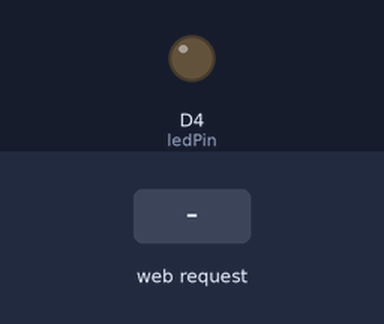
A sketch run on a simulated ESP8266 (NodeMCU). Shown: output pins drawn as LEDs (lit = HIGH). The inputs (shaded band) are chosen by the test bench. WiFi joins after 1.5 s; servers stay silent unless stated; what the sketch prints to the serial monitor is not drawn.

Above: at 2.7 s.
2.8 s: HTTP request GET /LED=OFF received
At 3.6 s:
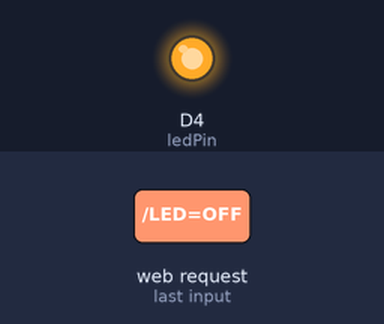
4.3 s: HTTP request GET /LED=ON received
At 4.8 s:
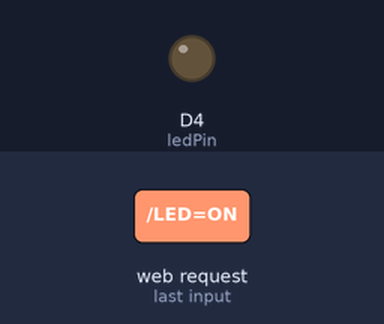
Timing chart, 0 to 7.3 s (numbered marks = the images above; inputs shaded):
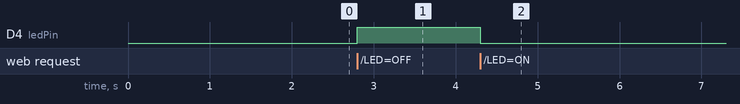

Measured:
- after the input at 2.8 s, D4 (ledPin): LOW → HIGH at once
- after the input at 4.3 s, D4 (ledPin): HIGH → LOW at once

The sketch:

arduino_json_example.ino
```cpp
#include <ESP8266WiFi.h>

const char* ssid = "<WIFI SSID>";
const char* password = "WIFI PW!";
int val = 0;

int ledPin = D4;
WiFiServer server(80);

void setup() {
  Serial.begin(115200);
  delay(10);
  pinMode(ledPin, OUTPUT);
  digitalWrite(ledPin, LOW);

  // Mit Wifi verbinden
  Serial.print("Verbinden mit: ");
  Serial.println(ssid);
  WiFi.begin(ssid, password);

  while (WiFi.status() != WL_CONNECTED) {
    delay(500);
    Serial.print(".");
  }
  Serial.println("");
  Serial.println("WiFi verbunden");

  // Start des Servers
  server.begin();
  Serial.println("Server gestartet");

  // Print the IP address
  Serial.print("Diese URL zum Verbinden aufrufen: ");
  Serial.print("http://");
  Serial.print(WiFi.localIP());
  Serial.println("/");

}

void loop() {
  // Prüfen, ob sich ein Client verbunden hat
  WiFiClient client = server.available();
  if (!client) {
    return;
  }

  // Warten auf Daten vom Client
  Serial.println("new client");
  while(!client.available()){
    delay(1);
  }

  // Erste Zeile des Requests lesen
  String request = client.readStringUntil('\r');
  Serial.println(request);
  client.flush();

  // Match the request

  int value = LOW;
  if (request.indexOf("/LED=OFF") != -1)  {
    digitalWrite(ledPin, HIGH);
    value = HIGH;
  }
  if (request.indexOf("/LED=ON") != -1)  {
    digitalWrite(ledPin, LOW);
    value = LOW;
  }

  // Anfrage zurücksenden
 // Return the response
    client.println("HTTP/1.1 200 OK");
    client.println("Content-Type: application/json");
    client.println("Access-Control-Allow-Origin: *");
    client.println("");

	val = 10;

    client.print("{\"status\":");
	client.print(val);
	client.print("\"}");


  delay(1);
  Serial.println("Client trennen");
  Serial.println("");

}
```
